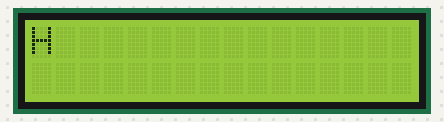
This sketch was run on a simulated Arduino Uno, built with avr-gcc and run on an emulated ATmega328P. Parts: 16×2 character LCD.

Above: at 0.21 s.
At 19.65 s:
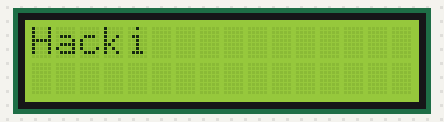
At 39.34 s:
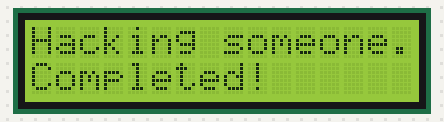

The sketch:

lcd_16_2.ino
```cpp
#include <LiquidCrystal.h>

String messageLine1 = "Hacking someone......"; // First row message
String messageLine2 = "Completed!";            // Second row message
int indexLine1 = 0;
int indexLine2 = 0;
LiquidCrystal lcd_1(13, 12, 11, 10, 9, 8);

void setup()
{
  lcd_1.begin(16, 2); // Set up the number of columns and rows on the LCD.
  lcd_1.clear();      // Clear any previous display
}

void loop()
{
  // Typing effect for the first line (row 0)
  if (indexLine1 < messageLine1.length()) {
    lcd_1.setCursor(indexLine1, 0);         // Set cursor at the current character position on the first row
    lcd_1.print(messageLine1[indexLine1]);  // Print one character at a time
    indexLine1++;
    delay(10);                             // Delay for typing effect
  }
  // After fully printing the first line, start typing the second line
  else if (indexLine2 < messageLine2.length()) {
    lcd_1.setCursor(indexLine2, 1);         // Set cursor at the current character position on the second row
    lcd_1.print(messageLine2[indexLine2]);  // Print one character at a time
    indexLine2++;
    delay(10);                             // Delay for typing effect
  }

  // Stop further execution when both lines are printed
  if (indexLine1 >= messageLine1.length() && indexLine2 >= messageLine2.length()) {
  	delay(250);  // Optional delay to stop execution after printing
    indexLine1 = 0;
	indexLine2 = 0;
    lcd_1.clear();
  }
}
```
